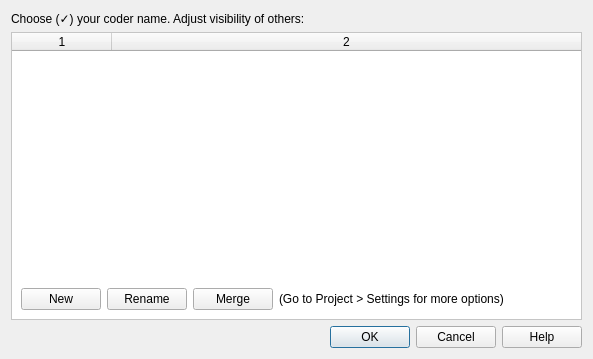
<?xml version="1.0" encoding="UTF-8"?>
<ui version="4.0">
 <class>Dialog_coders</class>
 <widget class="QDialog" name="Dialog_coders">
  <property name="geometry">
   <rect>
    <x>0</x>
    <y>0</y>
    <width>593</width>
    <height>359</height>
   </rect>
  </property>
  <property name="windowTitle">
   <string>Coders</string>
  </property>
  <layout class="QVBoxLayout" name="verticalLayout">
   <item>
    <widget class="QLabel" name="label_2">
     <property name="text">
      <string>Choose (✓) your coder name. Adjust visibility of others:</string>
     </property>
     <property name="wordWrap">
      <bool>true</bool>
     </property>
    </widget>
   </item>
   <item>
    <widget class="QFrame" name="table_frame">
     <property name="sizePolicy">
      <sizepolicy hsizetype="Preferred" vsizetype="Expanding">
       <horstretch>0</horstretch>
       <verstretch>0</verstretch>
      </sizepolicy>
     </property>
     <property name="minimumSize">
      <size>
       <width>0</width>
       <height>100</height>
      </size>
     </property>
     <property name="styleSheet">
      <string notr="true">QFrame#table_frame {
    background-color: palette(base);
}</string>
     </property>
     <property name="frameShape">
      <enum>QFrame::StyledPanel</enum>
     </property>
     <property name="frameShadow">
      <enum>QFrame::Sunken</enum>
     </property>
     <layout class="QVBoxLayout" name="verticalLayout_2">
      <property name="leftMargin">
       <number>0</number>
      </property>
      <property name="topMargin">
       <number>0</number>
      </property>
      <property name="rightMargin">
       <number>0</number>
      </property>
      <property name="bottomMargin">
       <number>0</number>
      </property>
      <item>
       <widget class="QTableWidget" name="tableWidget">
        <property name="toolTip">
         <string/>
        </property>
        <property name="frameShape">
         <enum>QFrame::NoFrame</enum>
        </property>
        <property name="horizontalScrollBarPolicy">
         <enum>Qt::ScrollBarAlwaysOff</enum>
        </property>
        <property name="selectionBehavior">
         <enum>QAbstractItemView::SelectItems</enum>
        </property>
        <property name="wordWrap">
         <bool>false</bool>
        </property>
        <property name="rowCount">
         <number>0</number>
        </property>
        <property name="columnCount">
         <number>2</number>
        </property>
        <attribute name="horizontalHeaderCascadingSectionResizes">
         <bool>false</bool>
        </attribute>
        <attribute name="horizontalHeaderStretchLastSection">
         <bool>true</bool>
        </attribute>
        <attribute name="verticalHeaderVisible">
         <bool>false</bool>
        </attribute>
        <column/>
        <column/>
       </widget>
      </item>
      <item>
       <widget class="QWidget" name="widget" native="true">
        <layout class="QHBoxLayout" name="horizontalLayout">
         <item>
          <widget class="QPushButton" name="pushButton_add">
           <property name="toolTip">
            <string>Add a new coder name</string>
           </property>
           <property name="text">
            <string>New</string>
           </property>
          </widget>
         </item>
         <item>
          <widget class="QPushButton" name="pushButton_rename">
           <property name="toolTip">
            <string>Rename the selected coder. Note that this will affect the entire project.</string>
           </property>
           <property name="text">
            <string>Rename</string>
           </property>
          </widget>
         </item>
         <item>
          <widget class="QPushButton" name="pushButton_merge">
           <property name="toolTip">
            <string>Warning: There is no undo. Make a project backup first.</string>
           </property>
           <property name="text">
            <string>Merge</string>
           </property>
          </widget>
         </item>
         <item>
          <widget class="QLabel" name="label_more_options">
           <property name="text">
            <string>(Go to Project &gt; Settings for more options)</string>
           </property>
          </widget>
         </item>
         <item>
          <spacer name="horizontalSpacer">
           <property name="orientation">
            <enum>Qt::Horizontal</enum>
           </property>
           <property name="sizeHint" stdset="0">
            <size>
             <width>40</width>
             <height>20</height>
            </size>
           </property>
          </spacer>
         </item>
        </layout>
       </widget>
      </item>
     </layout>
    </widget>
   </item>
   <item>
    <widget class="QDialogButtonBox" name="buttonBox">
     <property name="orientation">
      <enum>Qt::Horizontal</enum>
     </property>
     <property name="standardButtons">
      <set>QDialogButtonBox::Cancel|QDialogButtonBox::Help|QDialogButtonBox::Ok</set>
     </property>
    </widget>
   </item>
  </layout>
 </widget>
 <resources/>
 <connections>
  <connection>
   <sender>buttonBox</sender>
   <signal>accepted()</signal>
   <receiver>Dialog_coders</receiver>
   <slot>accept()</slot>
   <hints>
    <hint type="sourcelabel">
     <x>248</x>
     <y>254</y>
    </hint>
    <hint type="destinationlabel">
     <x>157</x>
     <y>274</y>
    </hint>
   </hints>
  </connection>
  <connection>
   <sender>buttonBox</sender>
   <signal>rejected()</signal>
   <receiver>Dialog_coders</receiver>
   <slot>reject()</slot>
   <hints>
    <hint type="sourcelabel">
     <x>316</x>
     <y>260</y>
    </hint>
    <hint type="destinationlabel">
     <x>286</x>
     <y>274</y>
    </hint>
   </hints>
  </connection>
 </connections>
</ui>
